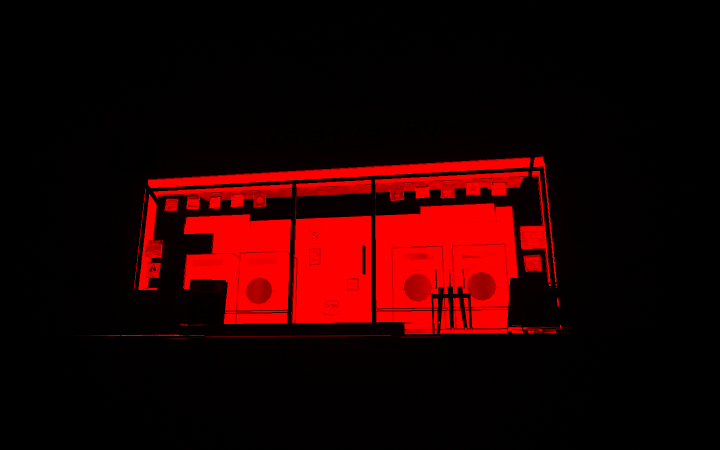
#> input picture apps/desktop/e2e/fixtures/world-base/evidence/r13-3060-2026-11-20/diffAB-art-d-laundry.png, 1440 x 900 px, given in place of r13Base-art-b-konbini.png, which was not available (shown at 1/2 size)
$ python check-seam.py
#> lines starting #> are read from the running program, lines starting #| are printed output that depends on the picture
#!/usr/bin/env python3
"""B 平台接缝专项检查：强边计数 + 三条横剖面 + 放大对照图"""
import os
import numpy as np
from PIL import Image

D = r'E:\agent-review-room\.tmp\x51-tools\records\shots'
X0, X1, Y0, Y1 = 560, 600, 655, 695


def lum(p):
    a = np.asarray(Image.open(p).convert('RGB')).astype(np.float32) / 255.0
    return 0.2126 * a[:, :, 0] + 0.7152 * a[:, :, 1] + 0.0722 * a[:, :, 2]
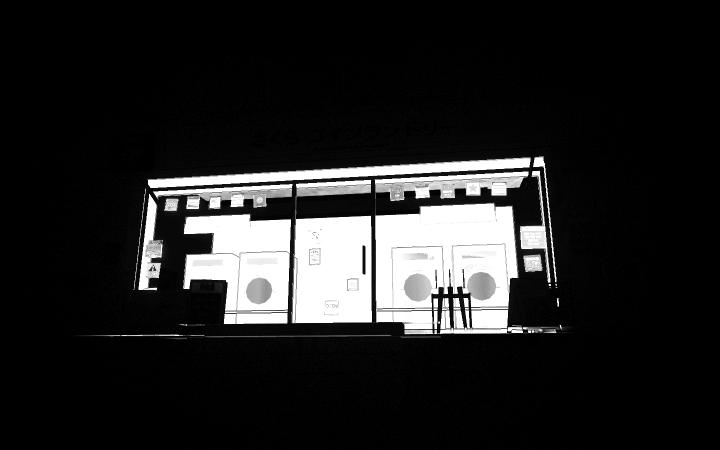
#> returned value: shape (900, 1440) float32 (shown at 1/2 size); min 0, max 0.213, mean 0.0291; drawn with min black and max white


print('=== 接缝区域 x560-600 / y655-695 强边统计 ===')
for tag in ('r13Base', 'r13Cand'):
    L = lum(os.path.join(D, f'{tag}-art-b-konbini.png'))[Y0:Y1, X0:X1]
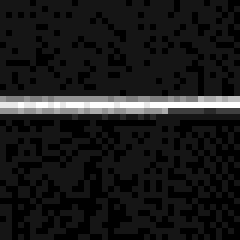
#> L: shape (40, 40) float32 (shown 6 times larger); min 0, max 0.08, mean 0.00822; drawn with min black and max white
    gx = np.abs(np.diff(L, axis=1))
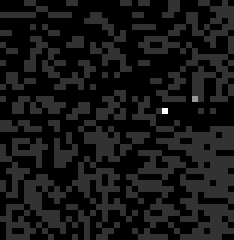
#> gx: shape (40, 39) float32 (shown 6 times larger); min 0, max 0.0333, mean 0.00293; drawn with min black and max white
    gy = np.abs(np.diff(L, axis=0))
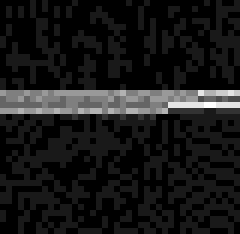
#> gy: shape (39, 40) float32 (shown 6 times larger); min 0, max 0.0667, mean 0.00647; drawn with min black and max white
    g = np.sqrt(gx[:-1, :] ** 2 + gy[:, :-1] ** 2)
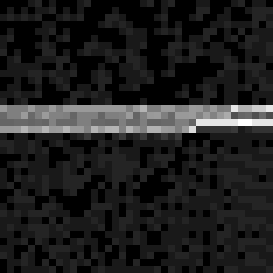
#> g: shape (39, 39) float32 (shown 7 times larger); min 0, max 0.0667, mean 0.00826; drawn with min black and max white
    strong = g > 40 / 255
#> strong: shape (39, 39) bool; every value is 0
    print(f'{tag:9s} 强边像素 {int(strong.sum()):4d}  占比 {strong.mean()*100:5.1f}%  最大梯度 {g.max()*255:5.0f}/255')
#| r13Base   强边像素    0  占比   0.0%  最大梯度    17/255
#> pass 2 of the loop `for tag in ('r13Base', 'r13Cand'):`:
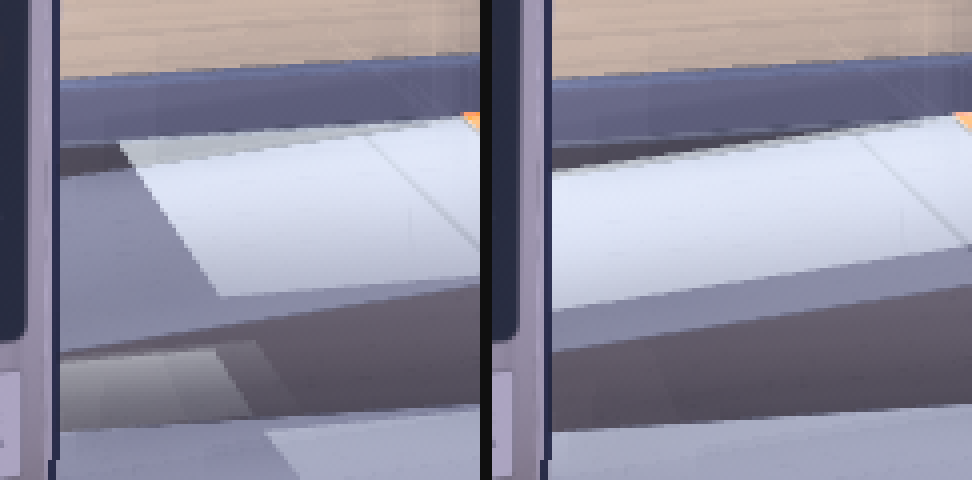
#> input picture apps/desktop/e2e/fixtures/world-base/evidence/r13-3060-2026-11-20/zoom-B-seam-r13.png, 972 x 480 px, given in place of r13Cand-art-b-konbini.png, which was not available
#> a: shape (480, 972, 3) float32
#> in lum (call 2), `return 0.2126 * a[:, :, 0] + 0.7152 * a[:, :, 1] + 0.0722 * a[:, :, 2]`:
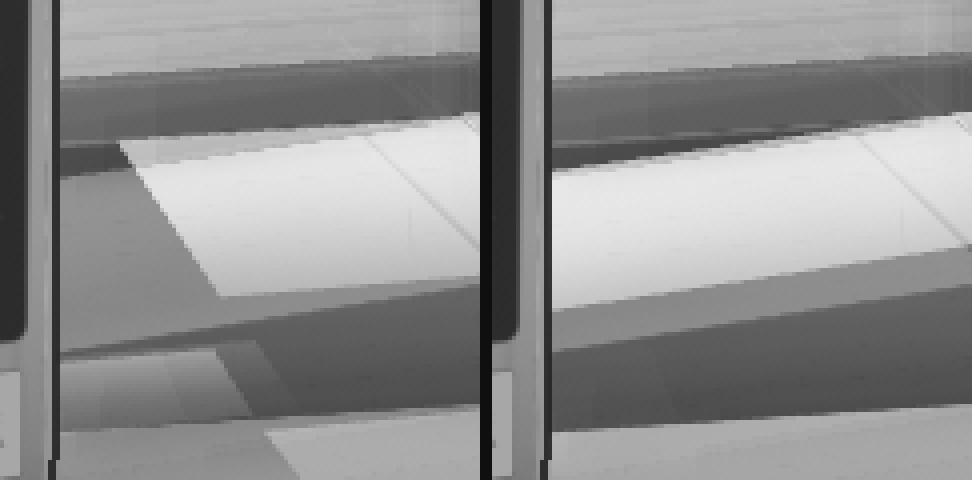
#> returned value: shape (480, 972) float32; min 0.0588, max 0.912, mean 0.566
#> gx = empty array
#> (the run stopped early here; a loop or call above may not have finished)
